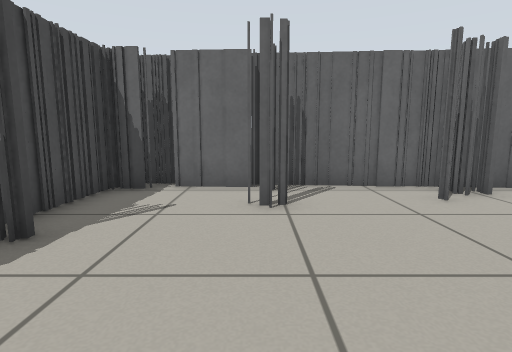
view 1 (above)

12 first-person views from a walk through a Gazebo world. The camera is 0.61 m above the floor, tilts 8° down and sees 80° across. The floor is counted in squares, 0.5 m on a side. Each view is taken from the middle of a square. On the plan, view 1 faces up. The plan holds only what a view shows up to about 13 squares ahead; the rest is blank.

view 2
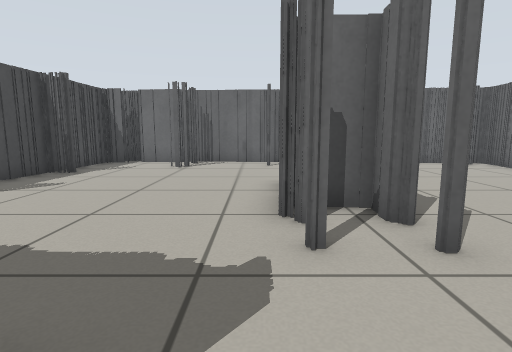

view 3
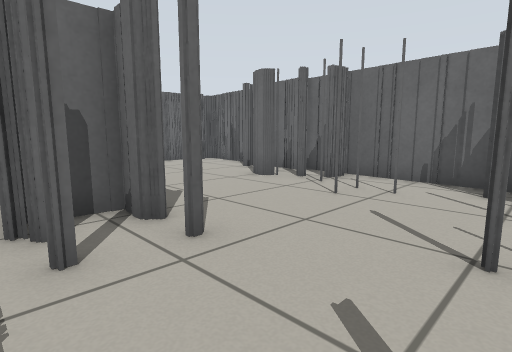

view 4
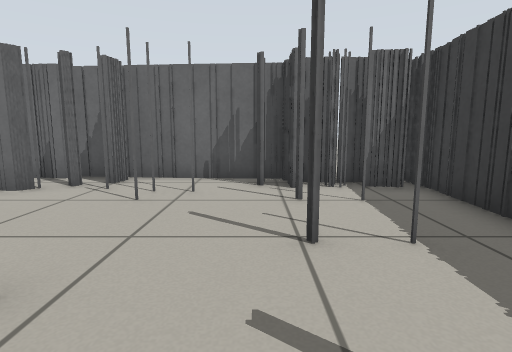

view 5
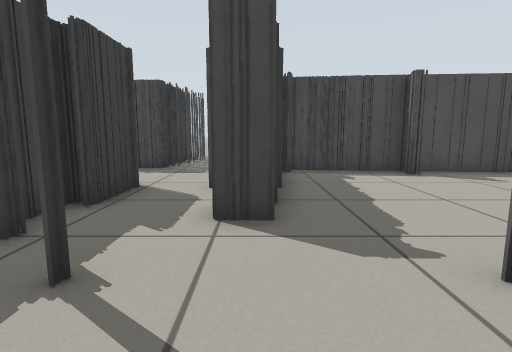

view 6
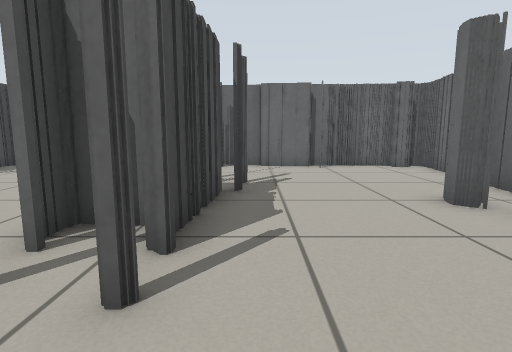

view 7
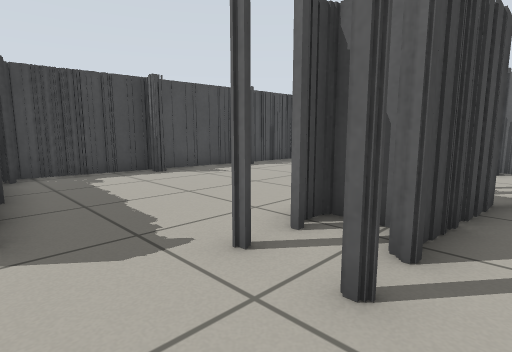

view 8
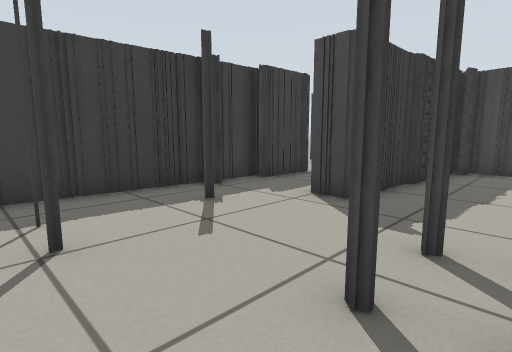

view 9
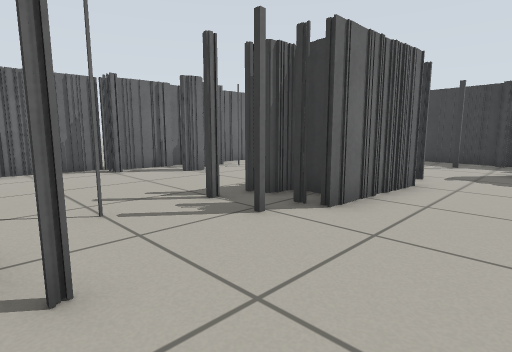

view 10
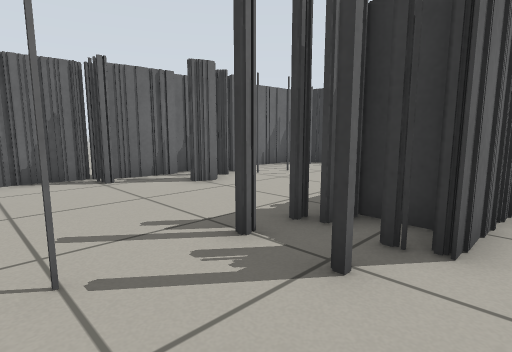

view 11
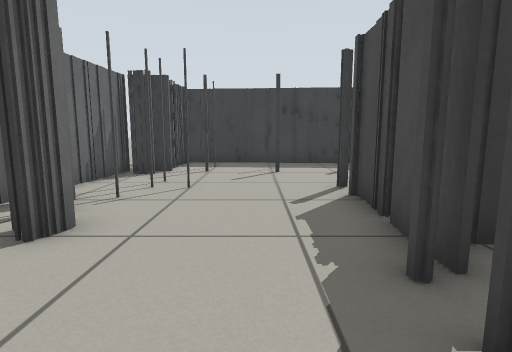

view 12
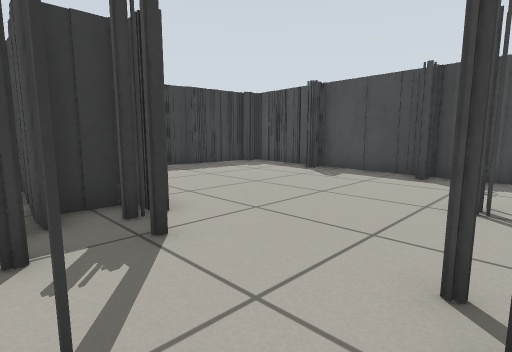

### Floor plan
Key: @ floor where view 1 was taken; # wall or solid block; x gap in a wall; . floor; T thing the floor can be seen under or through.
Columns run from 7 left of view 1 to 12 right of it. Each row starts with its distance up from view 1.
  8     #
  7     ###############
  6     #..x...TT..#..##
  5     #..#.....#.....#
  4    ##..............#
  3    ##..............#
  2    #.......x......##
  1    #.......##.....##
  0    ##..@...##....###
 -1    #.......##....###
 -2    #.......##......#
 -3    #.......##......#
 -4    ####...........##
 -5       ###........##
 -6     ..#..........##
 -7 ...............#.#
 -8 ###...###### ....#
 -9   #..       #######

Where each view was taken, in squares from view 1:
view 1: 0 up, 0 right, facing up
view 2: 6 down, 3 right, facing up
view 3: 6 down, 3 right, facing up-right
view 4: 5 down, 3 right, facing right
view 5: 5 down, 6 right, facing left
view 6: 5 down, 6 right, facing up
view 7: 5 down, 6 right, facing up-left
view 8: 2 down, 7 right, facing down-left
view 9: 6 up, 1 right, facing down-right
view 10: 5 up, 3 right, facing down-right
view 11: 4 up, 7 right, facing down
view 12: 6 up, 6 right, facing down-left
